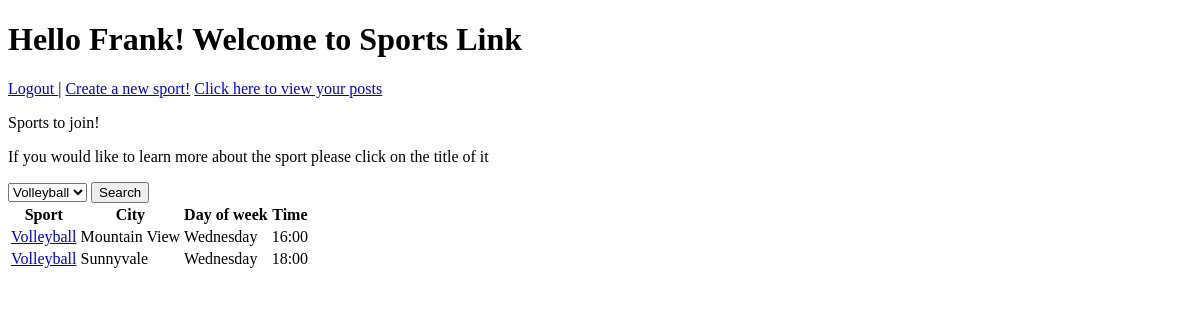
/dashboard (signed in), run on an earlier commit of the app's database.
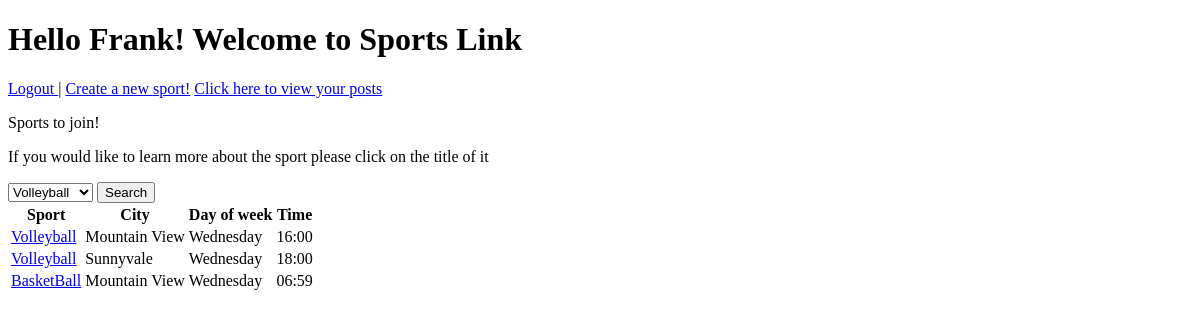
And on a later commit of the database.
### sportsPageApp/models.py (models this page shows)
class User(models.Model):
    first_name = models.CharField(max_length=255)
    last_name = models.CharField(max_length=255)
    email = models.CharField(max_length=255)
    password = models.CharField(max_length=255)
    create_at = models.DateTimeField(auto_now_add = True)
    update_at = models.DateTimeField(auto_now = True)
    objects = UserManager()

class Sport(models.Model):
    sport_name = models.CharField(max_length=255)
    description = models.CharField(max_length=255)
    city = models.CharField(max_length=255)
    day_of_week = models.CharField(max_length=255)
    time = models.CharField(max_length=255)
    creator = models.ForeignKey(User, related_name="sports", on_delete=models.CASCADE)
    create_at = models.DateTimeField(auto_now_add = True)
    update_at = models.DateTimeField(auto_now = True)
    objects = SportManager()

### sportsPageApp/views.py (the view)
# urls.py: path('dashboard', views.dashboard),
def dashboard(request):
    if "user_id" not in request.session:
        return redirect("/")
    context = {
        "logged_in_user": User.objects.get(id = request.session['user_id']),
        "allSports": Sport.objects.all(),
    }
    return render(request, "dashboard_for_users.html", context)

### sportsPageApp/templates/dashboard_for_users.html (shortened to what this page needs)
<!DOCTYPE html>
<html lang="en">
<head>
</head>
<body>
    <h1>Hello {{ logged_in_user.first_name }}! Welcome to Sports Link</h1>
    <a href="/logout">Logout </a> |
    <a href="/sports/new">Create a new sport!</a>
    <a href="/yours_sports">Click here to view your posts</a>
    <p>Sports to join!</p>
    <p>If you would like to learn more about the sport please click on the title of it</p>
    <form action="/sports/{{ sport.sport_name }}" method="get">
    <select name="{{ sport.sport_name }}" id="{{ sport.sport_name }}">
        {% for sport in allSports %}
            <option value="{{ sport.sport_name }}">{{ sport.sport_name }}</option>
        {% endfor %}
    </select>
    <button>Search</button>
</form>
    <table>
        <thead>
            <tr>
                <th>Sport</th>
                <th>City</th>
                <th>Day of week</th>
                <th>Time</th>
            </tr>
        </thead>
        <tbody>
            {% for sport in allSports %}
            <tr>
                <td><a href="/sports/display/{{ sport.id }}">{{ sport.sport_name }}</a></td>
                <td>{{ sport.city }}</td>
                <td>{{ sport.day_of_week }}</td>
                <td>{{ sport.time }}</td>
            </tr>
            {% endfor %}
        </tbody>
    </table>
</body>
</html>

What changed in the data, as far as the page shows it:
added Sport: sport_name "BasketBall", city "Mountain View", day_of_week "Wednesday", time "06:59"
